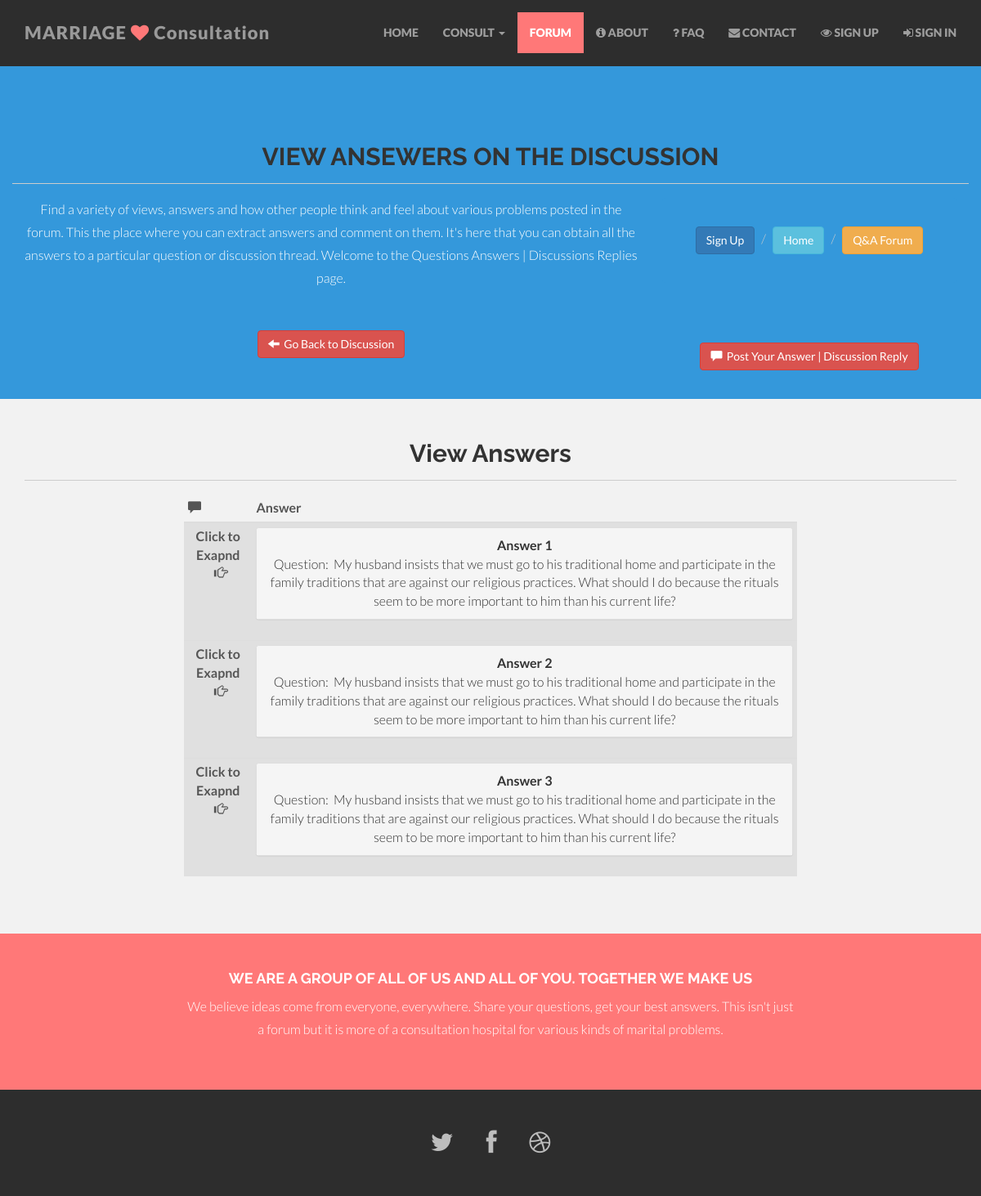
The app's page /qanswers.php?qid=1 with its own data.
### tables this page shows
CREATE TABLE `tbanswers` (
  `answerid` int(11) NOT NULL,
  `questionid` int(11) NOT NULL,
  `userid` int(11) NOT NULL,
  `professionid` int(11) NOT NULL,
  `posted` datetime NOT NULL,
  `answer` text NOT NULL
);

CREATE TABLE `tbquestions` (
  `questionid` int(11) NOT NULL,
  `userid` int(11) NOT NULL,
  `topicid` int(11) NOT NULL,
  `question` text NOT NULL,
  `posted` datetime NOT NULL,
  `consultationlevel` int(11) NOT NULL DEFAULT '2'
);

### qanswers.php (the view, shortened to what this page needs)
<?php
require "cn/dbconn.inc.php";
 ?>
<!DOCTYPE html>
<html lang="en">
  <head>
    <link href="css/bootstrap.css" rel="stylesheet">
    <link href="css/font-awesome.min.css" rel="stylesheet">
    <link href="css/main.css" rel="stylesheet">
  </head>
  <body id="forum">
    <?php  include "cn/header.php"; ?>
    <div id="blue">
    <div class="container">
      <div class="row centered">
        <h2><b>VIEW ANSEWERS ON THE DISCUSSION</b></h2>
        <hr>
        <div class="col-lg-8">
          <p>
            Find a variety of views, answers and how other people think and feel about various problems posted in the forum. This the place where you can extract answers and comment on them. It's here that you can obtain all the answers to a particular question or discussion thread. Welcome to the Questions Answers | Discussions Replies page.<br>
          </p>
          <a href="forum.php" class="btn btn-danger"><span class="glyphicon glyphicon-arrow-left"></span>&nbsp;&nbsp;Go Back to Discussion</a>
        </div>
        <div class="col-lg-4 centered">
          <ul class="breadcrumb" id="blue">
            <li><a href="signup.php" class="btn btn-primary">Sign Up</a></li>
            <li><a href="index.php" class="btn btn-info">Home</a></li>
            <li><a href="forum.php" class="btn btn-warning">Q&amp;A Forum</a></li>
          </ul>
          <div class="gap"></div><br>
          <a href="postq.php" class="btn btn-danger"><span class="glyphicon glyphicon-comment"></span>&nbsp;&nbsp;Post Your Answer | Discussion Reply</a>
        </div>
      </div>
    </div>
  </div>
    <section class="dg">
      <div class="container">
        <div class="centered">
          <h2><b>View Answers</b></h2>
          <hr>
        </div>
      </div>
    </section>
    <section class="container">
        <div class="row">
            <span class="col-md-2 hidden-xs"></span>
            <div class="col-md-8">
              <table class="table table-striped table-hover table-condensed">
                  <thead>
                      <tr>
                          <th><span class="glyphicon glyphicon-comment"></span></th>
                          <th>Answer</th>
                      </tr>
                  </thead>
                  <tbody>
                    <?php
                        $r=$_GET['qid'];
                        $i=1;
                        $qstsql="SELECT * FROM tbanswers JOIN tbusers USING(userid) JOIN tbquestions USING(questionid) WHERE questionid='$r'";
                        $qstres=mysqli_query($conn, $qstsql)or die("ABc");
                        $qstN=mysqli_num_rows($qstres);
                        if($qstN>0){
                          while($qstrow=mysqli_fetch_assoc($qstres)){
                    ?>
                    <tr id="dg">
                      <td><b>Click to Exapnd</b> <br>&nbsp;&nbsp;<span class="glyphicon glyphicon-hand-right"></span></td>
                      <td>
                          <div class="panel-group">
                            <div class="panel panel-default">
                              <div class="panel-heading">
                                <div class="panel-title">
                                  <a data-toggle="collapse" href="<?php echo '#collapse'.$i;?>"><b>Answer <?php echo $i ?></b> <br>Question:&nbsp;&nbsp;<?php echo $qstrow['question']; ?></a>
                                </div>
                              </div>
                            </div>
                          </div>
                      </td>
                    </tr>
                    <?php
                            $i++;
                            }
                        }
                    ?>
                  </tbody>
              </table>
            </div>
            <span class="col-md-2"></span>
        </div>
    </section>
    <div id="r">
    <div class="container">
      <div class="row centered">
        <div class="col-lg-8 col-lg-offset-2">
          <h4>WE ARE A GROUP OF ALL OF US AND ALL OF YOU. TOGETHER WE MAKE US</h4>
          <p>We believe ideas come from everyone, everywhere. Share your questions, get your best answers. This isn't just a forum but it is more of a consultation hospital for various kinds of marital problems.</p>
        </div>
      </div>
    </div>
  </div>
    <?php include "cn/footer.php"; ?>
</body>
</html>

### css/main.css (style rules this page uses)
body { background-color: #f2f2f2; font-family: "Lato"; font-weight: 300; font-size: 16px; color: #555; -webkit-font-smoothing: antialiased; -webkit-overflow-scrolling: touch; margin-top: 70px; }
h1, h2, h3, h4, h5, h6 { font-family: "Raleway"; font-weight: 300; color: #333; }
p { line-height: 28px; margin-bottom: 25px; }
.centered { text-align: center; }
a { color: #f85c37; word-wrap: break-word; -webkit-transition: color 0.1s ease-in, background 0.1s ease-in; -moz-transition: color 0.1s ease-in, background 0.1s ease-in; -ms-transition: color 0.1s ease-in, background 0.1s ease-in; -o-transition: color 0.1s ease-in, background 0.1s ease-in; transition: color 0.1s ease-in, background 0.1s ease-in; }
a:before, a:after { -webkit-transition: color 0.1s ease-in, background 0.1s ease-in; -moz-transition: color 0.1s ease-in, background 0.1s ease-in; -ms-transition: color 0.1s ease-in, background 0.1s ease-in; -o-transition: color 0.1s ease-in, background 0.1s ease-in; transition: color 0.1s ease-in, background 0.1s ease-in; }
hr { display: block; height: 1px; border: 0; border-top: 1px solid #ccc; margin: 1em 0; padding: 0; }
#dg { background: #e0e0e0; padding-top: 70px; padding-bottom: 70px; text-align: center; }
#r { background: #ff7878; padding-top: 35px; padding-bottom: 35px; }
#r h4 { color: white; font-weight: 700; }
#r p { color: white; }
#blue { background: #3498db; padding-top: 35px; padding-bottom: 35px; }
#blue p { color: white; }

### records on screen
tbanswers: questionid.question "My husband insists that we must go to his traditional home and participate in the family traditions that are against our religious practices. What should I do because the rituals seem to be more important to him than his current life?"
tbanswers: questionid.question "My husband insists that we must go to his traditional home and participate in the family traditions that are against our religious practices. What should I do because the rituals seem to be more important to him than his current life?"
tbanswers: questionid.question "My husband insists that we must go to his traditional home and participate in the family traditions that are against our religious practices. What should I do because the rituals seem to be more important to him than his current life?"
